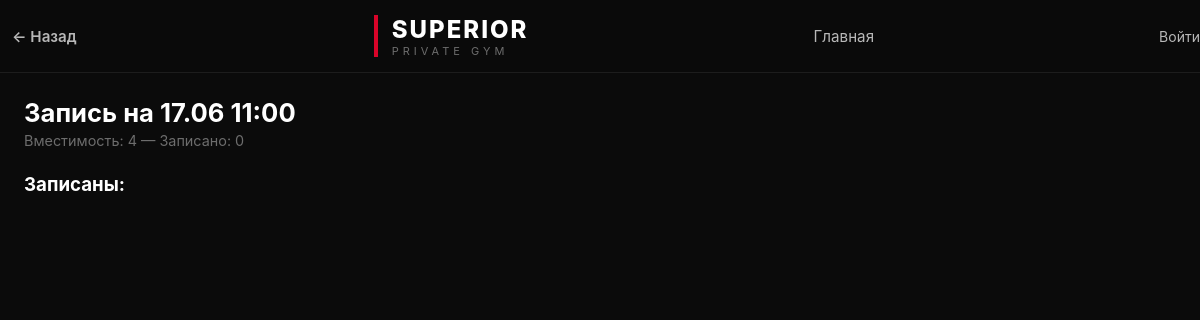
The page /slot/2?week_offset=0 on the database as committed earlier.
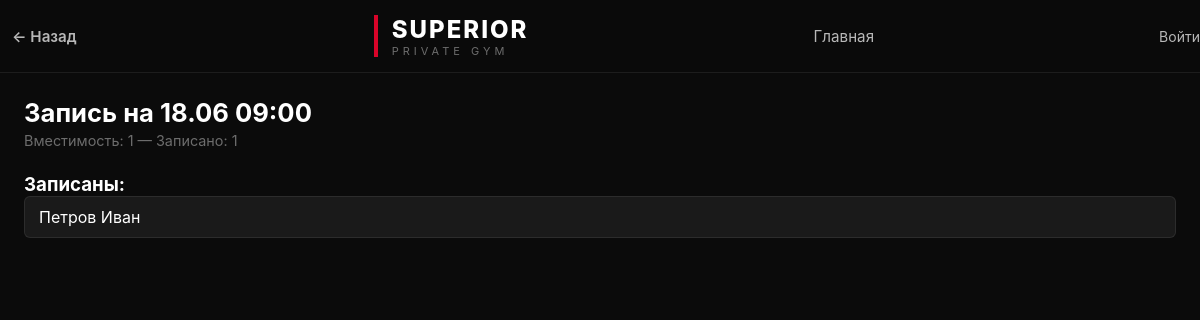
The same page on the database as committed later.
### app/models.py (models this page shows, shortened)
class Slot(Base):
    __tablename__ = "slots"
    id = Column(Integer, primary_key=True)
    start_time = Column(DateTime)
    capacity = Column(Integer, default=4)

class Client(Base):
    __tablename__ = "clients"
    id = Column(Integer, primary_key=True)
    first_name = Column(String, nullable=True)
    last_name = Column(String, nullable=True)
    patronymic = Column(String, nullable=True)
    birth_year = Column(Integer, nullable=True)
    birth_place = Column(String, nullable=True)
    phone = Column(String, nullable=True)
    name = Column(String, nullable=True)          # legacy — полное имя одной строкой
    remaining_sessions = Column(Integer, default=1)
    login = Column(String, unique=True, nullable=True)
    password_hash = Column(String, nullable=True)

### app/routes/schedule.py (the view)
@router.get("/slot/{slot_id}")
def slot_page(
    request: Request,
    slot_id: int,
    db: Session = Depends(get_db),
    week_offset: int = 0,
    user: dict = Depends(get_current_user),
):
    slot = db.get(Slot, slot_id)
    bookings = db.query(Booking).filter(Booking.slot_id == slot_id).all()
    clients = [db.get(Client, b.client_id) for b in bookings]
    all_clients = db.query(Client).all()
    return templates.TemplateResponse(
        request=request,
        name="slot.html",
        context={
            "slot": slot,
            "clients": clients,
            "all_clients": all_clients,
            "week_offset": week_offset,
            "user": user,
        },
    )

### templates/slot.html (shortened to what this page needs)
{% extends "base.html" %}
{% block content %}
<div class="slot__header">
	<h2 class="slot__header-title">Запись на {{ slot.start_time.strftime('%d.%m %H:%M') }}</h2>
	<div class="slot__header-meta">Вместимость: {{ slot.capacity }} — Записано: {{ clients|length }}</div>
</div>
{% set flash = request.query_params.get('flash') %}
{% if user and user.role in ('admin', 'trainer') %}
<h3>Записаны:</h3>
<ul class="client-list">
	{% for client in clients %}
	<li class="client-list__item">
	{{ client.fio() }}
		<form method="post" action="/slot/{{ slot.id }}/remove" class="form--inline">
			{{ csrf_input(request) }}
			<input type="hidden" name="client_id" value="{{ client.id }}" />
			<input type="hidden" name="week_offset" value="{{ week_offset }}" />
			<button class="btn btn--small">Удалить из слота</button>
		</form>
	</li>
	{% endfor %}
</ul>
<form method="post" action="/slot/{{ slot.id }}/add" class="form--row">
	{{ csrf_input(request) }}
	<select name="client_id" class="form__select">
		{% for client in all_clients %}
		<option value="{{ client.id }}">{{ client.name }}</option>
		{% endfor %}
	</select>
	<input type="hidden" name="week_offset" value="{{ week_offset }}" />
	<button class="btn btn--primary">Добавить</button>
</form>
<hr class="mt-2 mb-2" />
<a class="btn btn--primary" href="/slot/{{ slot.id }}/program?week_offset={{ week_offset }}">Тренировка</a>
<hr class="mt-2 mb-2" />
<h3>Настройки слота</h3>
<form method="post" action="/slots/edit/{{ slot.id }}" class="form">
	{{ csrf_input(request) }}
	<input type="hidden" name="week_offset" value="{{ week_offset }}" />
	<div class="form__group">
		<label class="form__label">Время</label>
		<input class="form__input" type="text" name="start_time" value="{{ slot.start_time.strftime('%Y-%m-%d %H:%M') }}" required />
	</div>
	<div class="form__group">
		<label class="form__label">Вместимость</label>
		<select name="capacity" class="form__select">
			<option value="1" {% if slot.capacity == 1 %}selected{% endif %}>1</option>
			<option value="2" {% if slot.capacity == 2 %}selected{% endif %}>2</option>
			<option value="3" {% if slot.capacity == 3 %}selected{% endif %}>3</option>
			<option value="4" {% if slot.capacity == 4 %}selected{% endif %}>4</option>
		</select>
	</div>
	<div class="form__actions">
		<button class="btn btn--primary" type="submit">Сохранить</button>
	</div>
</form>
<div class="flex-row mt-2">
	<form method="post" action="/slot/{{ slot.id }}/complete">
		{{ csrf_input(request) }}
		<input type="hidden" name="week_offset" value="{{ week_offset }}" />
		<button class="btn btn--primary" onclick="return confirm('Завершить тренировку?')">Завершить</button>
	</form>
	<form method="post" action="/slots/delete/{{ slot.id }}"
		onsubmit="return confirm('Удалить слот? Это удалит все бронирования.');">
		{{ csrf_input(request) }}
		<input type="hidden" name="week_offset" value="{{ week_offset }}" />
		<button class="btn btn--secondary">Удалить слот</button>
	</form>
</div>
{% else %}
<h3>Записаны:</h3>
<ul class="client-list">
	{% for client in clients %}
	<li class="client-list__item">{{ client.fio() }}</li>
	{% endfor %}
</ul>
{% endif %}
{% endblock %}

### templates/base.html (shortened to what this page needs)
<!DOCTYPE html>
<html lang="ru">
<head>
    <link rel="stylesheet"
          href="/static/style.css">
</head>
<body>
<header class="header">
    <div class="header__inner">
        <div class="header__back">
            <button class="btn btn--ghost" onclick="history.back()">← Назад</button>
        </div>
        <a class="header__logo" href="/">
            <span class="header__accent-line"></span>
            <div>
                <div class="header__brand">SUPERIOR</div>
                <div class="header__subtitle">PRIVATE GYM</div>
            </div>
        </a>
        <nav class="header__nav">
            <a href="/" class="header__nav-link">Главная</a>
            {% set _user = request.session.get('user') %}
        </nav>
        <div class="header__user">
            {% if _user %}
            <a href="/profile" class="header__user-name">{{ _user.name }}</a>
            <form method="post" action="/logout" class="form--inline">
                {{ csrf_input(request) }}
                <button class="btn btn--ghost btn--small" type="submit">Выйти</button>
            </form>
            {% else %}
            <a href="/login" class="header__user-name">Войти</a>
            {% endif %}
        </div>
    </div>
</header>
<main class="container">
    {% block content %}
    {% endblock %}
</main>
</body>
</html>

### static/style.css (style rules this page uses)
*, *::before, *::after { margin:0; padding:0; box-sizing:border-box; }
html { scroll-behavior:smooth; }
body { background:var(--bg-primary); color:var(--text-primary); font-family:Inter,system-ui,sans-serif; min-height:100vh; }
.container { width:min(1400px,calc(100% - 48px)); margin-inline:auto; padding:24px 0; }
.header { position:sticky; top:0; z-index:1000; backdrop-filter:blur(16px); background:rgba(11,11,11,.85); border-bottom:1px solid var(--border); }
.header__inner { display:flex; justify-content:space-between; align-items:center; height:72px; }
.header__logo { display:flex; align-items:center; gap:14px; text-decoration:none; }
.header__accent-line { width:4px; height:42px; background:var(--accent); display:block; }
.header__brand { font-size:24px; font-weight:800; letter-spacing:2px; text-transform:uppercase; color:var(--text-primary); }
.header__subtitle { font-size:11px; letter-spacing:4px; color:var(--text-muted); }
.header__nav { display:flex; gap:24px; }
.header__nav-link { color:var(--text-secondary); text-decoration:none; transition:var(--transition); font-size:0.95rem; }
.header__user { display:flex; align-items:center; gap:12px; font-size:14px; }
.header__user-name { color:var(--text-secondary); text-decoration:none; transition:var(--transition); }
.btn { display:inline-flex; align-items:center; justify-content:center; gap:8px; text-decoration:none; cursor:pointer; transition:var(--transition); font-weight:600; font-size:0.95rem; border:none; border-radius:var(--radius-sm); font-family:inherit; }
.btn--ghost { background:transparent; border:none; color:var(--text-secondary); padding:6px 12px; }
.slot__header { margin-bottom:24px; }
.slot__header-title { font-size:1.6rem; font-weight:700; margin-bottom:4px; }
.slot__header-meta { color:var(--text-muted); font-size:0.9rem; }
.client-list { list-style:none; display:flex; flex-direction:column; gap:6px; }
.client-list__item { background:var(--bg-elevated); padding:10px 14px; border-radius:var(--radius-sm); border:1px solid var(--border); display:flex; justify-content:space-between; align-items:center; }

Rows that differ between the two databases and show on the page:
changed Slot: start_time "17.06 11:00" → "18.06 09:00"; capacity "4" → "1"
now on this page (row edited): Client: fio "Петров Иван"
Other text that changed with them:
{{ clients|length }}: "0" → "1"
